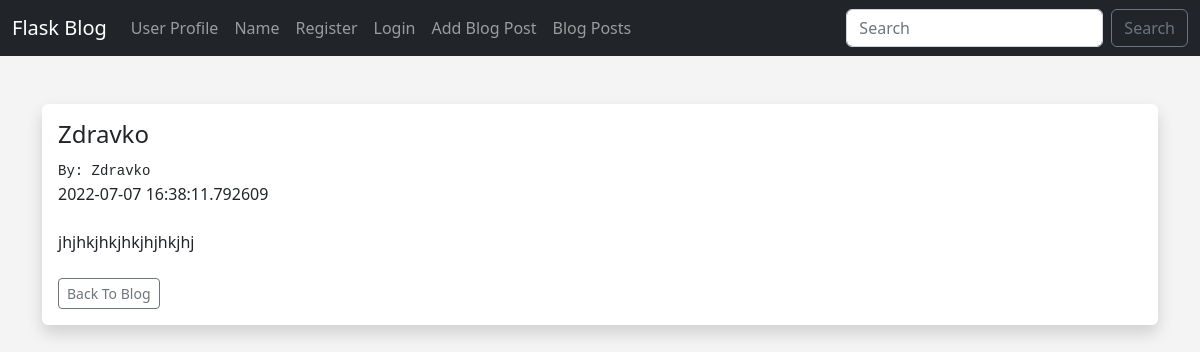
Screenshot of /post/3 with the database file from the repository.
### app.py (models this page shows, shortened)
class Posts(db.Model):
	id = db.Column(db.Integer, primary_key=True)
	title = db.Column(db.String(255))
	content = db.Column(db.Text)
	date_posted = db.Column(db.DateTime, default=datetime.utcnow)
	slug = db.Column(db.String(255))
	poster_id = db.Column(db.Integer, db.ForeignKey('users.id'))

class Users(db.Model, UserMixin):
	id = db.Column(db.Integer, primary_key=True)
	username = db.Column(db.String(20), nullable=False, unique=True)
	name = db.Column(db.String(200), nullable=False)
	email = db.Column(db.String(120), nullable=False, unique=True)
	favorite_color = db.Column(db.String(120))
	date_added = db.Column(db.DateTime, default=datetime.utcnow)
	password_hash = db.Column(db.String(128))
	posts = db.relationship('Posts', backref='poster')
	@property
	def password(self):
		raise AttributeError('password is not a readable attribute!')

### app.py (the view)
@app.route('/post/<int:id>')
def post(id):
	post = Posts.query.get_or_404(id)
	return render_template('post.html', post=post)

### webforms.py
class SearchForm(FlaskForm):
	searched = StringField("Searched", validators=[DataRequired()])
	submit = SubmitField("Submit")

### app.py (called while the page is built)
@app.context_processor
def base():
	form = SearchForm()
	return dict(form=form)

### templates/post.html (shortened to what this page needs)
{% extends 'base.html' %}
{% block content %}
<br/>
<div class="shadow p-3 mb-5 bg-body rounded">
	<h4>{{ post.title }}</h4>
	<small>By: {{ post.poster.name }}</small><br/>
	{{ post.date_posted }}<br/><br/>
	{{ post.content|safe }}<br/><br/>
		<a href="{{ url_for('posts') }}" class="btn btn-outline-secondary btn-sm">Back To Blog</a>
</div>
{% endblock %}

### static/css/style.css (style rules this page uses)
body { background: #f4f4f4; }
a { text-decoration: none; color: black; }
small { font-family: monospace; }

### rows the page displays
Posts: title "Zdravko", date_posted "2022-07-07 16:38:11.792609", content "jhjhkjhkjhkjhjhkjhj"
Users: poster.name "Zdravko"
